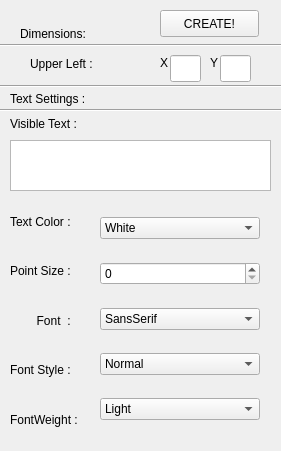
       <widget class="QWidget" name="textAddMenu" native="true">
        <property name="geometry">
         <rect>
          <x>10</x>
          <y>50</y>
          <width>281</width>
          <height>451</height>
         </rect>
        </property>
        <widget class="QLabel" name="textAddMenu_dimensions_upperLefttXLabel">
         <property name="geometry">
          <rect>
           <x>160</x>
           <y>55</y>
           <width>16</width>
           <height>16</height>
          </rect>
         </property>
         <property name="text">
          <string>X</string>
         </property>
        </widget>
        <widget class="QLabel" name="textAddMenu_penSettingLabel">
         <property name="geometry">
          <rect>
           <x>10</x>
           <y>90</y>
           <width>101</width>
           <height>17</height>
          </rect>
         </property>
         <property name="text">
          <string>Text Settings :</string>
         </property>
        </widget>
        <widget class="QLabel" name="textAddMenu_dimensions_uuperLeftYLabel">
         <property name="geometry">
          <rect>
           <x>210</x>
           <y>55</y>
           <width>16</width>
           <height>16</height>
          </rect>
         </property>
         <property name="text">
          <string>Y</string>
         </property>
        </widget>
        <widget class="QLabel" name="textAddMenu_dimensionLabel">
         <property name="geometry">
          <rect>
           <x>20</x>
           <y>25</y>
           <width>91</width>
           <height>17</height>
          </rect>
         </property>
         <property name="text">
          <string>Dimensions:</string>
         </property>
        </widget>
        <widget class="Line" name="textAddMenu_textSettings_formatLineBot">
         <property name="geometry">
          <rect>
           <x>-10</x>
           <y>100</y>
           <width>301</width>
           <height>20</height>
          </rect>
         </property>
         <property name="orientation">
          <enum>Qt::Horizontal</enum>
         </property>
        </widget>
        <widget class="Line" name="textAddMenu_textSettings_formatLineTop">
         <property name="geometry">
          <rect>
           <x>-10</x>
           <y>76</y>
           <width>301</width>
           <height>20</height>
          </rect>
         </property>
         <property name="orientation">
          <enum>Qt::Horizontal</enum>
         </property>
        </widget>
        <widget class="Line" name="textAddMenu_dimensions_formatLine">
         <property name="geometry">
          <rect>
           <x>-10</x>
           <y>30</y>
           <width>301</width>
           <height>31</height>
          </rect>
         </property>
         <property name="orientation">
          <enum>Qt::Horizontal</enum>
         </property>
        </widget>
        <widget class="QWidget" name="verticalLayoutWidget_35">
         <property name="geometry">
          <rect>
           <x>100</x>
           <y>200</y>
           <width>160</width>
           <height>241</height>
          </rect>
         </property>
         <layout class="QVBoxLayout" name="verticalLayout_35">
          <item>
           <widget class="QComboBox" name="textAddMenu_textSettings_textColorCombo">
            <item>
             <property name="text">
              <string>White</string>
             </property>
            </item>
            <item>
             <property name="text">
              <string>Black</string>
             </property>
            </item>
            <item>
             <property name="text">
              <string>Cyan</string>
             </property>
            </item>
            <item>
             <property name="text">
              <string>Dark Cyan</string>
             </property>
            </item>
            <item>
             <property name="text">
              <string>Red</string>
             </property>
            </item>
            <item>
             <property name="text">
              <string>Dark Red</string>
             </property>
            </item>
            <item>
             <property name="text">
              <string>Magenta</string>
             </property>
            </item>
            <item>
             <property name="text">
              <string>Dark Magenta</string>
             </property>
            </item>
            <item>
             <property name="text">
              <string>Green</string>
             </property>
            </item>
            <item>
             <property name="text">
              <string>Dark Green</string>
             </property>
            </item>
            <item>
             <property name="text">
              <string>Yellow</string>
             </property>
            </item>
            <item>
             <property name="text">
              <string>Dark Yellow</string>
             </property>
            </item>
            <item>
             <property name="text">
              <string>Blue</string>
             </property>
            </item>
            <item>
             <property name="text">
              <string>Dark Blue</string>
             </property>
            </item>
            <item>
             <property name="text">
              <string>Grey</string>
             </property>
            </item>
            <item>
             <property name="text">
              <string>Dark Grey</string>
             </property>
            </item>
            <item>
             <property name="text">
              <string>Light Grey</string>
             </property>
            </item>
           </widget>
          </item>
          <item>
           <widget class="QSpinBox" name="textAddMenu_textSettings_textPointSizeBox"/>
          </item>
          <item>
           <widget class="QComboBox" name="textAddMenu_textSettings_fontCombo">
            <property name="enabled">
             <bool>true</bool>
            </property>
            <item>
             <property name="text">
              <string>SansSerif</string>
             </property>
            </item>
            <item>
             <property name="text">
              <string>Halvetica</string>
             </property>
            </item>
            <item>
             <property name="text">
              <string>Serif</string>
             </property>
            </item>
            <item>
             <property name="text">
              <string>Times</string>
             </property>
            </item>
            <item>
             <property name="text">
              <string>TypeWriter</string>
             </property>
            </item>
            <item>
             <property name="text">
              <string>Courier</string>
             </property>
            </item>
            <item>
             <property name="text">
              <string>OldEnglish</string>
             </property>
            </item>
            <item>
             <property name="text">
              <string>Decorative</string>
             </property>
            </item>
            <item>
             <property name="text">
              <string>Monspace</string>
             </property>
            </item>
            <item>
             <property name="text">
              <string>Fantasy</string>
             </property>
            </item>
            <item>
             <property name="text">
              <string>Cursive</string>
             </property>
            </item>
            <item>
             <property name="text">
              <string>Systen</string>
             </property>
            </item>
           </widget>
          </item>
          <item>
           <widget class="QComboBox" name="textAddMenu_textSettings_fontStyleCombo">
            <item>
             <property name="text">
              <string>Normal</string>
             </property>
            </item>
            <item>
             <property name="text">
              <string>Italic</string>
             </property>
            </item>
            <item>
             <property name="text">
              <string>Oblique</string>
             </property>
            </item>
           </widget>
          </item>
          <item>
           <widget class="QComboBox" name="textAddMenu_textSettings_fontWeightCombo">
            <item>
             <property name="text">
              <string>Light</string>
             </property>
            </item>
            <item>
             <property name="text">
              <string>Normal</string>
             </property>
            </item>
            <item>
             <property name="text">
              <string>DemiBold</string>
             </property>
            </item>
            <item>
             <property name="text">
              <string>Bold</string>
             </property>
            </item>
            <item>
             <property name="text">
              <string>Black</string>
             </property>
            </item>
           </widget>
          </item>
         </layout>
        </widget>
        <widget class="QLabel" name="textAddMenu_dimensions_upperLeftLabel">
         <property name="geometry">
          <rect>
           <x>30</x>
           <y>55</y>
           <width>81</width>
           <height>17</height>
          </rect>
         </property>
         <property name="text">
          <string>Upper Left :</string>
         </property>
        </widget>
        <widget class="QPushButton" name="textAddMenu_createButton">
         <property name="geometry">
          <rect>
           <x>160</x>
           <y>10</y>
           <width>99</width>
           <height>27</height>
          </rect>
         </property>
         <property name="text">
          <string>CREATE!</string>
         </property>
        </widget>
        <widget class="QLineEdit" name="textAddMenu_dimensions_upperLeftY">
         <property name="geometry">
          <rect>
           <x>220</x>
           <y>55</y>
           <width>31</width>
           <height>27</height>
          </rect>
         </property>
        </widget>
        <widget class="QLineEdit" name="textAddMenu_dimensions_upperLeftX">
         <property name="geometry">
          <rect>
           <x>170</x>
           <y>55</y>
           <width>31</width>
           <height>27</height>
          </rect>
         </property>
        </widget>
        <widget class="QWidget" name="verticalLayoutWidget_36">
         <property name="geometry">
          <rect>
           <x>10</x>
           <y>200</y>
           <width>101</width>
           <height>241</height>
          </rect>
         </property>
         <layout class="QVBoxLayout" name="verticalLayout_36">
          <item>
           <widget class="QLabel" name="textAddMenu_textSettings_textColorLabel">
            <property name="text">
             <string>Text Color :</string>
            </property>
           </widget>
          </item>
          <item>
           <widget class="QLabel" name="textAddMenu_textSettings_pointSizeLabel">
            <property name="text">
             <string>Point Size :</string>
            </property>
           </widget>
          </item>
          <item>
           <widget class="QLabel" name="textAddMenu_textSettings_fontLabel">
            <property name="text">
             <string>        Font  :</string>
            </property>
           </widget>
          </item>
          <item>
           <widget class="QLabel" name="textAddMenu_textSettings_fontStyleLabel">
            <property name="text">
             <string>Font Style :</string>
            </property>
           </widget>
          </item>
          <item>
           <widget class="QLabel" name="textAddMenu_textSettings_fontWeightLabel">
            <property name="text">
             <string>FontWeight :</string>
            </property>
           </widget>
          </item>
         </layout>
        </widget>
        <widget class="QLabel" name="textAddMenu_textSettings_textEditLabel">
         <property name="geometry">
          <rect>
           <x>10</x>
           <y>116</y>
           <width>91</width>
           <height>16</height>
          </rect>
         </property>
         <property name="text">
          <string>Visible Text :</string>
         </property>
        </widget>
        <widget class="QPlainTextEdit" name="textAddMenu_textSettings_textEdit">
         <property name="geometry">
          <rect>
           <x>10</x>
           <y>140</y>
           <width>261</width>
           <height>51</height>
          </rect>
         </property>
        </widget>
       </widget>
